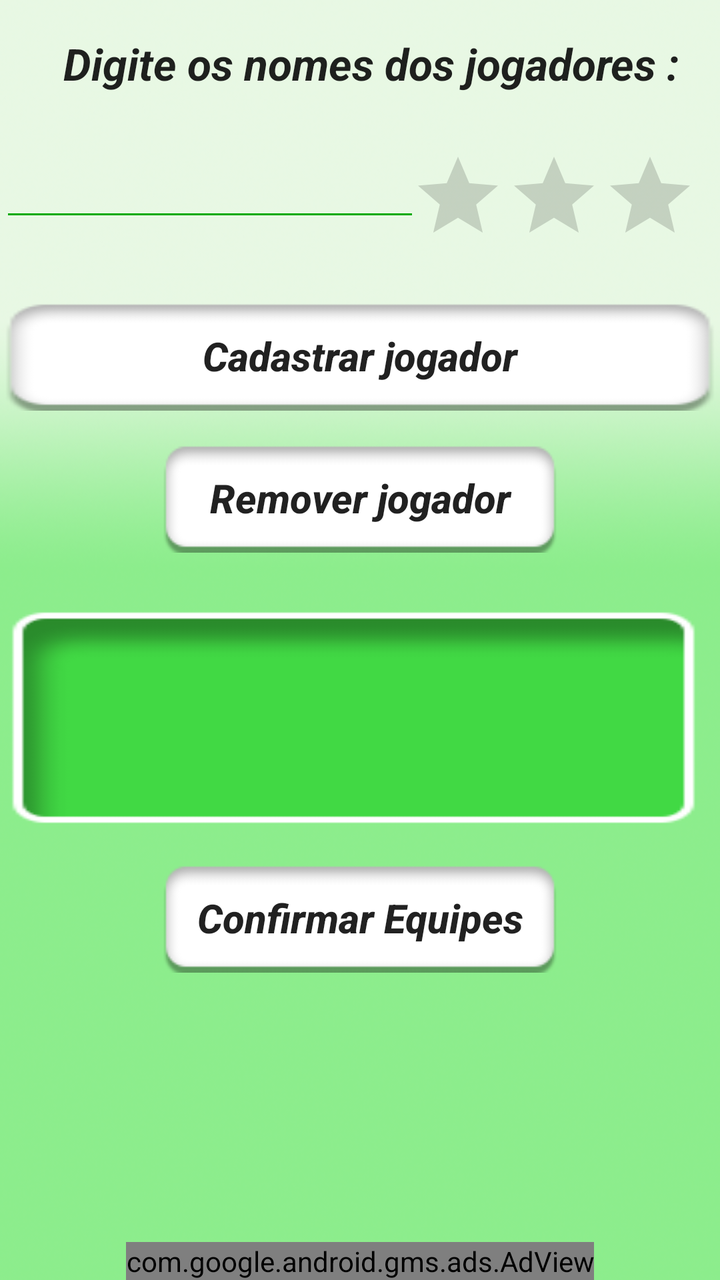
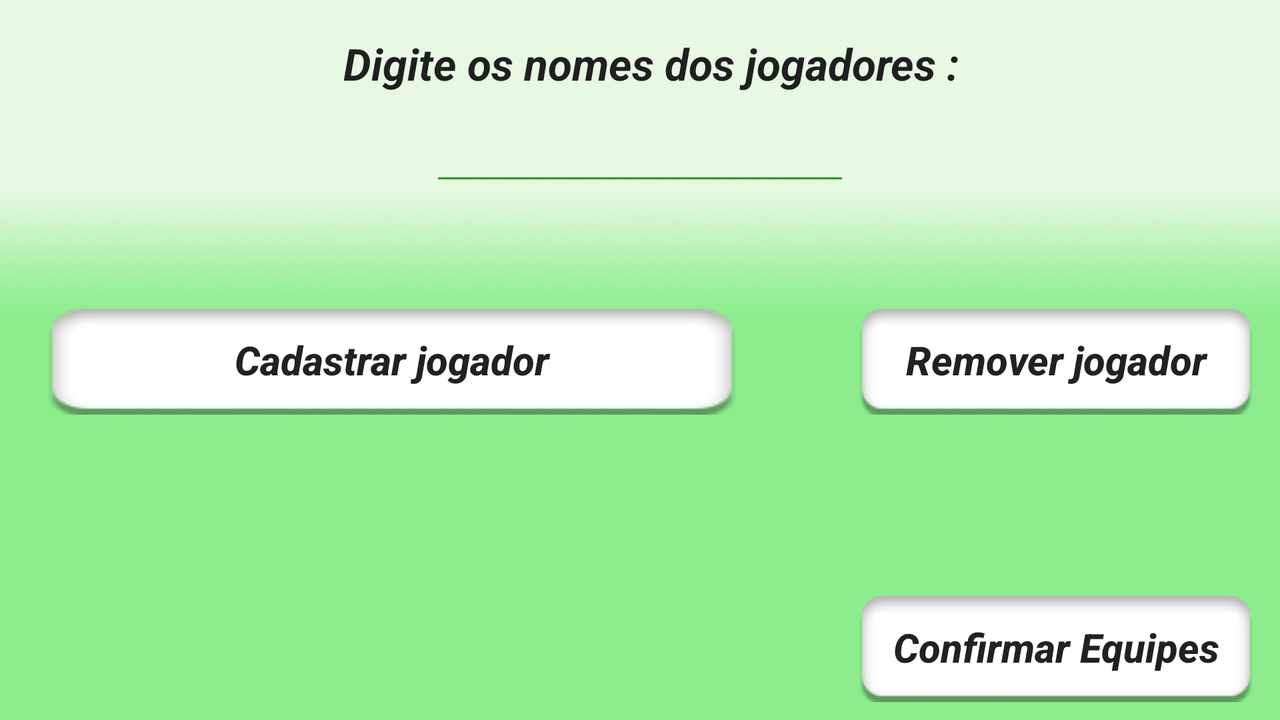

An Android layout and its configuration variant, each rendered on a device that would load it. The default file and the variant file are quoted in full after the pictures.
<!-- AndroidManifest.xml: application theme AppTheme -->
<!-- res/layout/activity_times.xml -->
<?xml version="1.0" encoding="utf-8"?>
<RelativeLayout xmlns:android="http://schemas.android.com/apk/res/android"
    android:layout_width="match_parent" android:layout_height="match_parent"
    android:background="@drawable/fundopagina"
    >

    <TextView
        android:id="@+id/salvarPar"
        android:layout_width="match_parent"
        android:layout_height="wrap_content"
        android:layout_alignParentStart="true"
        android:layout_alignParentTop="true"
        android:layout_marginTop="17dp"
        android:text="  Digite os nomes dos jogadores :"
        android:textAlignment="center"
        android:textAppearance="@style/TextAppearance.AppCompat.Large"
        android:textStyle="bold|italic" />

    <EditText
        android:id="@+id/txtNome"
        android:layout_width="wrap_content"
        android:layout_height="wrap_content"
        android:layout_alignParentStart="true"
        android:layout_below="@+id/salvarPar"
        android:layout_marginTop="28dp"
        android:ems="10"
        android:inputType="textPersonName"
        android:theme="@style/MyEditTextTheme" />

    <Button
        android:id="@+id/btnCadastrar"
        android:layout_width="match_parent"
        android:layout_height="wrap_content"
        android:layout_alignParentStart="true"
        android:layout_below="@+id/ratingBar"
        android:layout_marginTop="19dp"
        android:background="@drawable/btn_selector"
        android:onClick="cadastrar"
        android:text="Cadastrar jogador"
        android:textAllCaps="false"
        android:textSize="20sp"
        android:textStyle="bold|italic" />

    <Button
        android:id="@+id/btnContinuar"
        android:layout_width="wrap_content"
        android:layout_height="wrap_content"
        android:layout_alignStart="@+id/btnRemover"
        android:layout_below="@+id/btnLista"
        android:layout_marginTop="12dp"
        android:background="@drawable/btn_selector"
        android:text="Confirmar Equipes"
        android:textAllCaps="false"
        android:textSize="20sp"
        android:textStyle="bold|italic" />

    <Button
        android:id="@+id/btnRemover"
        android:layout_width="wrap_content"
        android:layout_height="wrap_content"
        android:layout_below="@+id/btnCadastrar"
        android:layout_centerHorizontal="true"
        android:layout_marginTop="16dp"
        android:background="@drawable/btn_selector"
        android:onClick="remover"
        android:text="Remover jogador"
        android:textAllCaps="false"
        android:textSize="20sp"
        android:textStyle="bold|italic" />

    <Button
        android:id="@+id/btnLista"
        android:layout_width="match_parent"
        android:layout_height="wrap_content"
        android:layout_alignParentStart="true"
        android:layout_below="@+id/btnRemover"
        android:layout_marginTop="23dp"
        android:background="@drawable/botaocomecar"
        android:textColor="@android:color/black" />

    <com.google.android.gms.ads.AdView
        xmlns:ads="http://schemas.android.com/apk/res-auto"
        android:id="@+id/adView"
        android:layout_width="wrap_content"
        android:layout_height="wrap_content"
        android:layout_centerHorizontal="true"
        android:layout_alignParentBottom="true"
        ads:adSize="BANNER"
        ads:adUnitId="@string/banner_times">
    </com.google.android.gms.ads.AdView>

    <RatingBar
        android:id="@+id/ratingBar"
        android:layout_width="wrap_content"
        android:layout_height="wrap_content"
        android:layout_alignParentEnd="true"
        android:layout_alignTop="@+id/txtNome"
        android:layout_marginEnd="11dp"
        android:numStars="3"
        android:stepSize="1"
        />
</RelativeLayout>
<!-- resources referenced by this layout -->
<resources>
  <!-- drawable botaocomecar: png bitmap (drawable, 16751 bytes) -->
  <!-- drawable btn_selector (drawable) -->
  <?xml version="1.0" encoding="utf-8"?>
  <selector xmlns:android="http://schemas.android.com/apk/res/android">
      
      <item android:drawable="@drawable/botaopressionado" android:state_pressed="true"/>
  
      
      <item android:drawable="@drawable/botaoteste"/>
  </selector>
  <!-- drawable fundopagina: png bitmap (drawable, 166751 bytes) -->
  <style name="MyEditTextTheme">
          <item name="colorControlNormal">#00AA00</item>
          <item name="colorControlActivated">#000000</item>
          <item name="colorControlHighlight">#000000</item>
      </style>
  <style name="AppTheme" parent="Theme.AppCompat.Light.DarkActionBar">
          
          <item name="colorPrimary">#3CB371</item>
          <item name="colorPrimaryDark">#3CB371</item>
          <item name="colorAccent">@color/colorAccent</item>
      </style>
  <!-- drawable botaopressionado: png bitmap (drawable, 16936 bytes) -->
  <!-- drawable botaoteste: png bitmap (drawable, 17034 bytes) -->
</resources>
<!-- res/layout-land/activity_times.xml (the author's variant of the layout above) -->
<!-- drawn on the phone turned sideways -->
<?xml version="1.0" encoding="utf-8"?>
<RelativeLayout xmlns:android="http://schemas.android.com/apk/res/android"
    android:layout_width="match_parent" android:layout_height="match_parent"
    android:background="@drawable/fundopagina"
    >

    <TextView
        android:id="@+id/textView"
        android:layout_width="match_parent"
        android:layout_height="wrap_content"
        android:layout_alignParentStart="true"
        android:layout_alignParentTop="true"
        android:layout_marginTop="17dp"
        android:text="  Digite os nomes dos jogadores :"
        android:textAlignment="center"
        android:textAppearance="@style/TextAppearance.AppCompat.Large"
        android:textStyle="bold|italic" />

    <EditText
        android:id="@+id/txtNome"
        android:layout_width="wrap_content"
        android:layout_height="wrap_content"
        android:layout_below="@+id/textView"
        android:layout_centerHorizontal="true"
        android:layout_marginTop="10dp"
        android:ems="10"
        android:inputType="textPersonName"
        android:theme="@style/MyEditTextTheme"
        />

    <Button
        android:id="@+id/btnCadastrar"
        android:layout_width="350dp"
        android:layout_height="wrap_content"
        android:layout_alignBaseline="@+id/btnRemover"
        android:layout_alignBottom="@+id/btnRemover"
        android:layout_alignParentStart="true"
        android:layout_marginStart="21dp"
        android:background="@drawable/btn_selector"
        android:onClick="cadastrar"
        android:text="Cadastrar jogador"
        android:textAllCaps="false"
        android:textSize="20sp"
        android:textStyle="bold|italic" />

    <Button
        android:id="@+id/btnContinuar"
        android:layout_width="wrap_content"
        android:layout_height="wrap_content"
        android:layout_alignParentBottom="true"
        android:layout_alignParentEnd="true"
        android:layout_marginBottom="9dp"
        android:layout_marginEnd="12dp"
        android:background="@drawable/btn_selector"
        android:text="Confirmar Equipes"
        android:textAllCaps="false"
        android:textSize="20sp"
        android:textStyle="bold|italic" />

    <TextView
        android:id="@+id/txtLista"
        android:layout_width="350dp"
        android:layout_height="wrap_content"
        android:layout_alignEnd="@+id/btnCadastrar"
        android:layout_alignTop="@+id/btnContinuar"
        android:layout_marginEnd="8dp"
        android:textAlignment="center"
        android:textAllCaps="true"
        android:textColor="@android:color/background_light"
        android:textSize="20sp"
        android:textStyle="bold"
        android:visibility="visible" />

    <Button
        android:id="@+id/btnRemover"
        android:layout_width="wrap_content"
        android:layout_height="wrap_content"
        android:layout_alignStart="@+id/btnContinuar"
        android:layout_centerVertical="true"
        android:background="@drawable/btn_selector"
        android:onClick="remover"
        android:text="Remover jogador"
        android:textAllCaps="false"
        android:textSize="20sp"
        android:textStyle="bold|italic" />
</RelativeLayout>
<!-- resources referenced by the variant -->
<!-- as the phone turned sideways resolves them -->
<resources>
  <!-- drawable btn_selector (drawable) -->
  <?xml version="1.0" encoding="utf-8"?>
  <selector xmlns:android="http://schemas.android.com/apk/res/android">
      
      <item android:drawable="@drawable/botaopressionado" android:state_pressed="true"/>
  
      
      <item android:drawable="@drawable/botaoteste"/>
  </selector>
  <!-- drawable fundopagina: png bitmap (drawable, 166751 bytes) -->
  <style name="MyEditTextTheme">
          <item name="colorControlNormal">#00AA00</item>
          <item name="colorControlActivated">#000000</item>
          <item name="colorControlHighlight">#000000</item>
      </style>
  <style name="AppTheme" parent="Theme.AppCompat.Light.DarkActionBar">
          
          <item name="colorPrimary">#3CB371</item>
          <item name="colorPrimaryDark">#3CB371</item>
          <item name="colorAccent">@color/colorAccent</item>
      </style>
  <!-- drawable botaopressionado: png bitmap (drawable, 16936 bytes) -->
  <!-- drawable botaoteste: png bitmap (drawable, 17034 bytes) -->
</resources>
